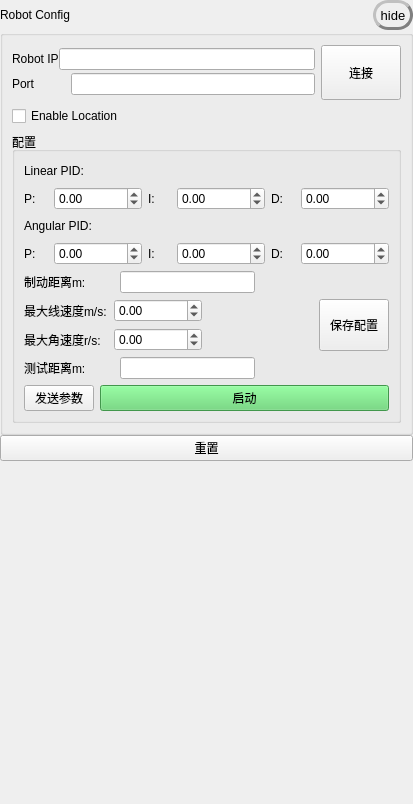
<?xml version="1.0" encoding="UTF-8"?>
<ui version="4.0">
 <class>ToolPage</class>
 <widget class="QWidget" name="ToolPage">
  <property name="geometry">
   <rect>
    <x>0</x>
    <y>0</y>
    <width>413</width>
    <height>804</height>
   </rect>
  </property>
  <property name="windowTitle">
   <string>Form</string>
  </property>
  <layout class="QGridLayout" name="gridLayout_2">
   <property name="leftMargin">
    <number>0</number>
   </property>
   <property name="topMargin">
    <number>0</number>
   </property>
   <property name="rightMargin">
    <number>0</number>
   </property>
   <property name="bottomMargin">
    <number>0</number>
   </property>
   <property name="spacing">
    <number>0</number>
   </property>
   <item row="0" column="0">
    <layout class="QHBoxLayout" name="horizontalLayout_7">
     <property name="spacing">
      <number>0</number>
     </property>
     <property name="rightMargin">
      <number>0</number>
     </property>
     <property name="bottomMargin">
      <number>0</number>
     </property>
     <item>
      <widget class="QLabel" name="robot_name_label">
       <property name="text">
        <string>Robot Config</string>
       </property>
      </widget>
     </item>
     <item>
      <spacer name="horizontalSpacer_2">
       <property name="orientation">
        <enum>Qt::Horizontal</enum>
       </property>
       <property name="sizeHint" stdset="0">
        <size>
         <width>40</width>
         <height>20</height>
        </size>
       </property>
      </spacer>
     </item>
     <item>
      <widget class="QPushButton" name="hide_btn">
       <property name="sizePolicy">
        <sizepolicy hsizetype="Fixed" vsizetype="Fixed">
         <horstretch>0</horstretch>
         <verstretch>0</verstretch>
        </sizepolicy>
       </property>
       <property name="minimumSize">
        <size>
         <width>40</width>
         <height>30</height>
        </size>
       </property>
       <property name="font">
        <font>
         <pointsize>10</pointsize>
        </font>
       </property>
       <property name="styleSheet">
        <string notr="true">QPushButton{border:3px solid gray;border-radius:15px;border-style:outset;}</string>
       </property>
       <property name="text">
        <string>hide</string>
       </property>
      </widget>
     </item>
    </layout>
   </item>
   <item row="1" column="0">
    <widget class="QGroupBox" name="groupBox">
     <property name="title">
      <string/>
     </property>
     <layout class="QGridLayout" name="gridLayout">
      <item row="0" column="0">
       <layout class="QHBoxLayout" name="horizontalLayout_21">
        <item>
         <layout class="QVBoxLayout" name="verticalLayout">
          <property name="spacing">
           <number>0</number>
          </property>
          <item>
           <layout class="QHBoxLayout" name="horizontalLayout_6">
            <property name="spacing">
             <number>0</number>
            </property>
            <item>
             <widget class="QLabel" name="label_4">
              <property name="minimumSize">
               <size>
                <width>0</width>
                <height>0</height>
               </size>
              </property>
              <property name="maximumSize">
               <size>
                <width>16777215</width>
                <height>25</height>
               </size>
              </property>
              <property name="text">
               <string>Robot IP</string>
              </property>
             </widget>
            </item>
            <item>
             <widget class="QLineEdit" name="ip_lineEdit">
              <property name="text">
               <string/>
              </property>
             </widget>
            </item>
           </layout>
          </item>
          <item>
           <layout class="QHBoxLayout" name="horizontalLayout_9">
            <property name="spacing">
             <number>0</number>
            </property>
            <item>
             <widget class="QLabel" name="label_8">
              <property name="minimumSize">
               <size>
                <width>59</width>
                <height>0</height>
               </size>
              </property>
              <property name="maximumSize">
               <size>
                <width>16777215</width>
                <height>25</height>
               </size>
              </property>
              <property name="text">
               <string>Port</string>
              </property>
             </widget>
            </item>
            <item>
             <widget class="QLineEdit" name="port_lineEdit"/>
            </item>
           </layout>
          </item>
         </layout>
        </item>
        <item>
         <widget class="QPushButton" name="connect_btn">
          <property name="minimumSize">
           <size>
            <width>0</width>
            <height>55</height>
           </size>
          </property>
          <property name="maximumSize">
           <size>
            <width>16777215</width>
            <height>16777215</height>
           </size>
          </property>
          <property name="text">
           <string>连接</string>
          </property>
         </widget>
        </item>
       </layout>
      </item>
      <item row="2" column="0">
       <widget class="QGroupBox" name="groupBox_2">
        <property name="title">
         <string>配置</string>
        </property>
        <layout class="QVBoxLayout" name="verticalLayout_3">
         <item>
          <layout class="QHBoxLayout" name="horizontalLayout_4">
           <item>
            <widget class="QLabel" name="label_5">
             <property name="text">
              <string>Linear PID:</string>
             </property>
            </widget>
           </item>
           <item>
            <spacer name="horizontalSpacer_3">
             <property name="orientation">
              <enum>Qt::Horizontal</enum>
             </property>
             <property name="sizeHint" stdset="0">
              <size>
               <width>40</width>
               <height>20</height>
              </size>
             </property>
            </spacer>
           </item>
          </layout>
         </item>
         <item>
          <layout class="QHBoxLayout" name="horizontalLayout_12">
           <item>
            <layout class="QHBoxLayout" name="horizontalLayout">
             <item>
              <widget class="QLabel" name="label">
               <property name="text">
                <string>P:</string>
               </property>
              </widget>
             </item>
             <item>
              <widget class="QDoubleSpinBox" name="pos_p_box">
               <property name="minimum">
                <double>-9999999.000000000000000</double>
               </property>
               <property name="maximum">
                <double>9999999.000000000000000</double>
               </property>
              </widget>
             </item>
            </layout>
           </item>
           <item>
            <layout class="QHBoxLayout" name="horizontalLayout_2">
             <item>
              <widget class="QLabel" name="label_2">
               <property name="text">
                <string>I:</string>
               </property>
              </widget>
             </item>
             <item>
              <widget class="QDoubleSpinBox" name="pos_i_box">
               <property name="minimum">
                <double>-9999999.000000000000000</double>
               </property>
               <property name="maximum">
                <double>9999999.000000000000000</double>
               </property>
              </widget>
             </item>
            </layout>
           </item>
           <item>
            <layout class="QHBoxLayout" name="horizontalLayout_3">
             <item>
              <widget class="QLabel" name="label_3">
               <property name="text">
                <string>D:</string>
               </property>
              </widget>
             </item>
             <item>
              <widget class="QDoubleSpinBox" name="pos_d_box">
               <property name="minimum">
                <double>-9999999.000000000000000</double>
               </property>
               <property name="maximum">
                <double>9999999.000000000000000</double>
               </property>
              </widget>
             </item>
            </layout>
           </item>
          </layout>
         </item>
         <item>
          <layout class="QHBoxLayout" name="horizontalLayout_18">
           <item>
            <widget class="QLabel" name="label_14">
             <property name="text">
              <string>Angular PID:</string>
             </property>
            </widget>
           </item>
           <item>
            <spacer name="horizontalSpacer_7">
             <property name="orientation">
              <enum>Qt::Horizontal</enum>
             </property>
             <property name="sizeHint" stdset="0">
              <size>
               <width>40</width>
               <height>20</height>
              </size>
             </property>
            </spacer>
           </item>
          </layout>
         </item>
         <item>
          <layout class="QHBoxLayout" name="horizontalLayout_14">
           <item>
            <layout class="QHBoxLayout" name="horizontalLayout_15">
             <item>
              <widget class="QLabel" name="label_11">
               <property name="text">
                <string>P:</string>
               </property>
              </widget>
             </item>
             <item>
              <widget class="QDoubleSpinBox" name="yaw_p_box">
               <property name="minimum">
                <double>-9999999.000000000000000</double>
               </property>
               <property name="maximum">
                <double>9999999.000000000000000</double>
               </property>
              </widget>
             </item>
            </layout>
           </item>
           <item>
            <layout class="QHBoxLayout" name="horizontalLayout_16">
             <item>
              <widget class="QLabel" name="label_12">
               <property name="text">
                <string>I:</string>
               </property>
              </widget>
             </item>
             <item>
              <widget class="QDoubleSpinBox" name="yaw_i_box">
               <property name="minimum">
                <double>-9999999.000000000000000</double>
               </property>
               <property name="maximum">
                <double>9999999.000000000000000</double>
               </property>
              </widget>
             </item>
            </layout>
           </item>
           <item>
            <layout class="QHBoxLayout" name="horizontalLayout_17">
             <item>
              <widget class="QLabel" name="label_13">
               <property name="text">
                <string>D:</string>
               </property>
              </widget>
             </item>
             <item>
              <widget class="QDoubleSpinBox" name="yaw_d_box">
               <property name="minimum">
                <double>-9999999.000000000000000</double>
               </property>
               <property name="maximum">
                <double>9999999.000000000000000</double>
               </property>
              </widget>
             </item>
            </layout>
           </item>
          </layout>
         </item>
         <item>
          <layout class="QHBoxLayout" name="horizontalLayout_5">
           <property name="topMargin">
            <number>0</number>
           </property>
           <item>
            <widget class="QLabel" name="label_7">
             <property name="minimumSize">
              <size>
               <width>90</width>
               <height>0</height>
              </size>
             </property>
             <property name="text">
              <string>制动距离m:</string>
             </property>
            </widget>
           </item>
           <item>
            <widget class="QLineEdit" name="brake_distance_lineEdit"/>
           </item>
           <item>
            <spacer name="horizontalSpacer">
             <property name="orientation">
              <enum>Qt::Horizontal</enum>
             </property>
             <property name="sizeHint" stdset="0">
              <size>
               <width>40</width>
               <height>20</height>
              </size>
             </property>
            </spacer>
           </item>
          </layout>
         </item>
         <item>
          <layout class="QHBoxLayout" name="horizontalLayout_20">
           <item>
            <layout class="QVBoxLayout" name="verticalLayout_2">
             <item>
              <layout class="QHBoxLayout" name="horizontalLayout_8">
               <item>
                <widget class="QLabel" name="label_15">
                 <property name="text">
                  <string>最大线速度m/s:</string>
                 </property>
                </widget>
               </item>
               <item>
                <widget class="QDoubleSpinBox" name="max_v_box">
                 <property name="minimum">
                  <double>-9999999.000000000000000</double>
                 </property>
                 <property name="maximum">
                  <double>9999999.000000000000000</double>
                 </property>
                </widget>
               </item>
              </layout>
             </item>
             <item>
              <layout class="QHBoxLayout" name="horizontalLayout_19">
               <item>
                <widget class="QLabel" name="label_9">
                 <property name="text">
                  <string>最大角速度r/s:  </string>
                 </property>
                </widget>
               </item>
               <item>
                <widget class="QDoubleSpinBox" name="max_w_box">
                 <property name="minimum">
                  <double>-9999999.000000000000000</double>
                 </property>
                 <property name="maximum">
                  <double>9999999.000000000000000</double>
                 </property>
                </widget>
               </item>
              </layout>
             </item>
            </layout>
           </item>
           <item>
            <spacer name="horizontalSpacer_4">
             <property name="orientation">
              <enum>Qt::Horizontal</enum>
             </property>
             <property name="sizeHint" stdset="0">
              <size>
               <width>40</width>
               <height>20</height>
              </size>
             </property>
            </spacer>
           </item>
           <item>
            <widget class="QPushButton" name="save_btn">
             <property name="sizePolicy">
              <sizepolicy hsizetype="Minimum" vsizetype="Expanding">
               <horstretch>0</horstretch>
               <verstretch>0</verstretch>
              </sizepolicy>
             </property>
             <property name="maximumSize">
              <size>
               <width>70</width>
               <height>16777215</height>
              </size>
             </property>
             <property name="text">
              <string>保存配置</string>
             </property>
            </widget>
           </item>
          </layout>
         </item>
         <item>
          <layout class="QHBoxLayout" name="horizontalLayout_11">
           <property name="topMargin">
            <number>0</number>
           </property>
           <item>
            <widget class="QLabel" name="label_10">
             <property name="minimumSize">
              <size>
               <width>90</width>
               <height>0</height>
              </size>
             </property>
             <property name="text">
              <string>测试距离m:</string>
             </property>
            </widget>
           </item>
           <item>
            <widget class="QLineEdit" name="test_distance_lineEdit"/>
           </item>
           <item>
            <spacer name="horizontalSpacer_5">
             <property name="orientation">
              <enum>Qt::Horizontal</enum>
             </property>
             <property name="sizeHint" stdset="0">
              <size>
               <width>40</width>
               <height>20</height>
              </size>
             </property>
            </spacer>
           </item>
          </layout>
         </item>
         <item>
          <layout class="QHBoxLayout" name="horizontalLayout_10">
           <item>
            <widget class="QPushButton" name="send_params_btn">
             <property name="maximumSize">
              <size>
               <width>70</width>
               <height>16777215</height>
              </size>
             </property>
             <property name="text">
              <string>发送参数</string>
             </property>
            </widget>
           </item>
           <item>
            <widget class="QPushButton" name="start_btn">
             <property name="styleSheet">
              <string notr="true">background-color:#5cd46b;</string>
             </property>
             <property name="text">
              <string>启动</string>
             </property>
            </widget>
           </item>
          </layout>
         </item>
        </layout>
       </widget>
      </item>
      <item row="1" column="0">
       <widget class="QCheckBox" name="location_check_box">
        <property name="text">
         <string>Enable Location</string>
        </property>
       </widget>
      </item>
     </layout>
    </widget>
   </item>
   <item row="2" column="0">
    <widget class="QPushButton" name="reset_btn">
     <property name="text">
      <string>重置</string>
     </property>
    </widget>
   </item>
   <item row="3" column="0">
    <spacer name="verticalSpacer">
     <property name="orientation">
      <enum>Qt::Vertical</enum>
     </property>
     <property name="sizeHint" stdset="0">
      <size>
       <width>20</width>
       <height>40</height>
      </size>
     </property>
    </spacer>
   </item>
  </layout>
 </widget>
 <resources/>
 <connections/>
</ui>
